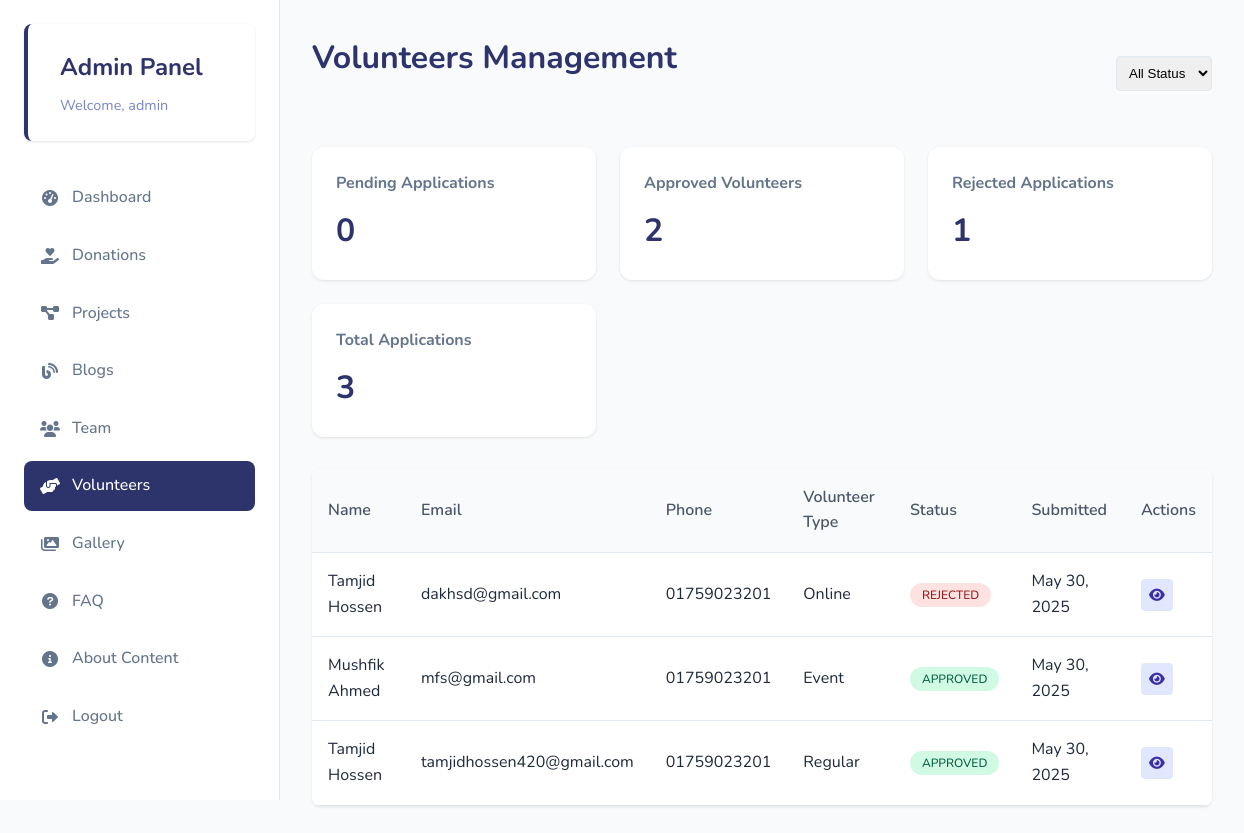
The page /admin/volunteers.php (signed in) on the database its author committed.
### tables this page shows
CREATE TABLE `volunteers` (
  `id` int(11) NOT NULL,
  `name` varchar(255) NOT NULL,
  `phone` varchar(20) NOT NULL,
  `email` varchar(255) NOT NULL,
  `facebook` varchar(255) DEFAULT NULL,
  `nid` varchar(50) NOT NULL,
  `occupation` varchar(100) NOT NULL,
  `volunteer_type` varchar(50) NOT NULL,
  `special_skills` text DEFAULT NULL,
  `present_division` varchar(50) NOT NULL,
  `present_address` text NOT NULL,
  `status` enum('pending','approved','rejected') DEFAULT 'pending',
  `submitted_at` timestamp NOT NULL DEFAULT current_timestamp(),
  `approved_at` timestamp NULL DEFAULT NULL,
  `approved_by` int(11) DEFAULT NULL
);

### admin/volunteers.php (the view, shortened to what this page needs)
<?php
$conn = get_database_connection();
$success_message = '';
$page = isset($_GET['page']) ? max(1, intval($_GET['page'])) : 1;
$limit = 10;
$offset = ($page - 1) * $limit;
$status_filter = isset($_GET['status']) ? $_GET['status'] : 'all';
$where_clause = "";
$count_sql = "SELECT COUNT(*) as total FROM volunteers $where_clause";
$count_result = mysqli_query($conn, $count_sql);
$total_volunteers = mysqli_fetch_assoc($count_result)['total'];
$sql = "SELECT * FROM volunteers $where_clause ORDER BY submitted_at DESC LIMIT $limit OFFSET $offset";
$result = mysqli_query($conn, $sql);
?>
<!DOCTYPE html>
<html lang="en">
<head>
    <link rel="stylesheet" href="../assets/css/style.css">
    <link rel="stylesheet" href="https://cdnjs.cloudflare.com/ajax/libs/font-awesome/6.0.0/css/all.min.css">
</head>
<body>
    <div class="admin-dashboard">
        <?php include 'includes/sidebar.php'; ?>
        <main class="admin-main">
            <div class="page-header">
                <h1>Volunteers Management</h1>
                <div class="filter-options">
                    <form method="GET" style="display: inline-block;">
                        <select name="status" onchange="this.form.submit()" style="padding: 0.5rem; border-radius: 4px; border: 1px solid #e2e8f0;">
                            <option value="all" <?php echo $status_filter === 'all' ? 'selected' : ''; ?>>All Status</option>
                        </select>
                    </form>
                </div>
            </div>            <?php if (!empty($success_message)): ?>
                <div class="alert success"><?php echo htmlspecialchars($success_message); ?></div>
            <?php endif; ?>
            <div class="stats-grid">
                <?php
                $pending_count = mysqli_fetch_assoc(mysqli_query($conn, "SELECT COUNT(*) as count FROM volunteers WHERE status = 'pending'"))['count'];
                $approved_count = mysqli_fetch_assoc(mysqli_query($conn, "SELECT COUNT(*) as count FROM volunteers WHERE status = 'approved'"))['count'];
                $rejected_count = mysqli_fetch_assoc(mysqli_query($conn, "SELECT COUNT(*) as count FROM volunteers WHERE status = 'rejected'"))['count'];
                ?>
                <div class="stat-card">
                    <h3>Pending Applications</h3>
                    <p><?php echo $pending_count; ?></p>
                </div>
                <div class="stat-card">
                    <h3>Approved Volunteers</h3>
                    <p><?php echo $approved_count; ?></p>
                </div>
                <div class="stat-card">
                    <h3>Rejected Applications</h3>
                    <p><?php echo $rejected_count; ?></p>
                </div>
                <div class="stat-card">
                    <h3>Total Applications</h3>
                    <p><?php echo $total_volunteers; ?></p>
                </div>
            </div>
            <div class="volunteers-table">
                <table>
                    <thead>
                        <tr>
                            <th>Name</th>
                            <th>Email</th>
                            <th>Phone</th>
                            <th>Volunteer Type</th>
                            <th>Status</th>
                            <th>Submitted</th>
                            <th>Actions</th>
                        </tr>
                    </thead>
                    <tbody>
                        <?php if (mysqli_num_rows($result) > 0): ?>
                            <?php while ($volunteer = mysqli_fetch_assoc($result)): ?>
                                <tr>
                                    <td><?php echo htmlspecialchars($volunteer['name']); ?></td>
                                    <td><?php echo htmlspecialchars($volunteer['email']); ?></td>
                                    <td><?php echo htmlspecialchars($volunteer['phone']); ?></td>
                                    <td><?php echo htmlspecialchars(ucfirst(str_replace('_', ' ', $volunteer['volunteer_type']))); ?></td>
                                    <td>
                                        <span class="status <?php echo $volunteer['status']; ?>">
                                            <?php echo ucfirst($volunteer['status']); ?>
                                        </span>
                                    </td>
                                    <td><?php echo date('M j, Y', strtotime($volunteer['submitted_at'])); ?></td>
                                    <td>
                                        <button onclick="viewVolunteer(<?php echo $volunteer['id']; ?>)" class="action-btn view">
                                            <i class="fas fa-eye"></i>
                                        </button>
                                    </td>
                                </tr>
                            <?php endwhile; ?>
                        <?php else: ?>
                            <tr>
                                <td colspan="7" style="text-align: center; color: #64748b;">No volunteers found</td>
                            </tr>
                        <?php endif; ?>
                    </tbody>
                </table>
            </div>
        </main>
    </div>
</body>
</html>

### assets/css/style.css (style rules this page uses)
:root { --primary-color: #2d336b; --secondary-color: #7886c7; --accent-color: #fff2f2; --text-color: #1e293b; --light-bg: #e6f3ff; --white: #ffffff; --gradient: linear-gradient(135deg, #1e3a8a, #7886c7); --gradient-accent: linear-gradient(135deg, #1e3a8a, #2563eb); --shadow-sm: 0 2px 4px rgba(15, 23, 42, 0.08); --shadow-md: 0 4px 6px rgba(15, 23, 42, 0.12); --shadow-lg: 0 8px 16px rgba(15, 23, 42, 0.15); --transition: all 0.3s ease; }
* { margin: 0; padding: 0; box-sizing: border-box; }
body { font-family: "Nunito", sans-serif; line-height: 1.6; color: var(--text-color); overflow-x: hidden; }
.status { padding: 0.25rem 0.75rem; border-radius: 9999px; font-size: 0.75rem; font-weight: 500; text-transform: uppercase; }
.status.approved { background: #d1fae5; color: #065f46; }
.status.rejected { background: #fee2e2; color: #991b1b; }
.admin-dashboard { display: flex; min-height: 100vh; background: #f8fafc; }
.admin-main { flex: 1; margin-left: 280px; padding: 2rem; background: #f8fafc; min-height: 100vh; }
.admin-main h1 { color: var(--primary-color); font-size: 2rem; margin-bottom: 2rem; font-weight: 700; }
.stats-grid { display: grid; grid-template-columns: repeat(auto-fit, minmax(240px, 1fr)); gap: 1.5rem; margin-bottom: 2rem; }
.stat-card { background: #fff; padding: 1.5rem; border-radius: 12px; box-shadow: 0 1px 3px rgba(0, 0, 0, 0.1); transition: transform 0.3s ease; }
.stat-card h3 { color: #64748b; font-size: 1rem; margin-bottom: 0.5rem; }
.stat-card p { color: var(--primary-color); font-size: 2rem; font-weight: 700; }
.action-btn { padding: 0.5rem; border: none; border-radius: 4px; cursor: pointer; margin-right: 0.5rem; }
.page-header { display: flex; justify-content: space-between; align-items: center; margin-bottom: 2rem; }

### admin/volunteers.php (style rules this page uses)
.volunteers-table { background: white; border-radius: 8px; box-shadow: 0 1px 3px rgba(0, 0, 0, 0.1); margin-top: 2rem; overflow-x: auto; }
.volunteers-table table { width: 100%; border-collapse: collapse; }
.volunteers-table th, .volunteers-table td { padding: 1rem; text-align: left; border-bottom: 1px solid #e2e8f0; }
.volunteers-table th { background: #f8fafc; font-weight: 600; color: #4a5568; }
.status { padding: 0.25rem 0.75rem; border-radius: 9999px; font-size: 0.75rem; font-weight: 500; }
.status.approved { background: #d1fae5; color: #065f46; }
.status.rejected { background: #fee2e2; color: #991b1b; }
.action-btn { padding: 0.5rem; border: none; border-radius: 4px; cursor: pointer; margin-right: 0.5rem; font-size: 0.875rem; }
.action-btn.view { background: #e0e7ff; color: #3730a3; }
.filter-options select { padding: 0.5rem; border-radius: 4px; border: 1px solid #e2e8f0; }

### rows shown on the page
volunteers: name "Tamjid Hossen", email "dakhsd@gmail.com", phone "01759023201", volunteer_type "Online", status "REJECTED", submitted_at "May 30, 2025"
volunteers: name "Mushfik Ahmed", email "mfs@gmail.com", phone "01759023201", volunteer_type "Event", status "APPROVED", submitted_at "May 30, 2025"
volunteers: name "Tamjid Hossen", email "tamjidhossen420@gmail.com", phone "01759023201", volunteer_type "Regular", status "APPROVED", submitted_at "May 30, 2025"

### other values the page prints
$_SESSION['admin_username'] "admin"
$pending_count "0"
$approved_count "2"
$rejected_count "1"
$total_volunteers "3"
